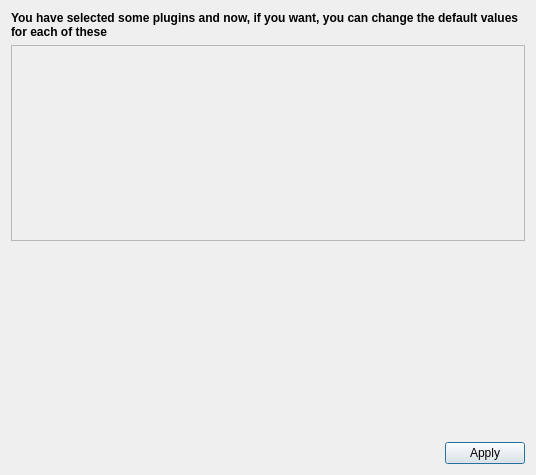
<ui version="4.0" >
 <class>InitPluginsProperties</class>
 <widget class="QDialog" name="InitPluginsProperties" >
  <property name="geometry" >
   <rect>
    <x>0</x>
    <y>0</y>
    <width>536</width>
    <height>475</height>
   </rect>
  </property>
  <property name="windowTitle" >
   <string>Set plugins properties - VisualNetkit</string>
  </property>
  <layout class="QVBoxLayout" >
   <item>
    <widget class="QLabel" name="label" >
     <property name="font" >
      <font>
       <weight>75</weight>
       <bold>true</bold>
      </font>
     </property>
     <property name="text" >
      <string>You have selected some plugins and now, if you want, you can change the default values for each of these</string>
     </property>
     <property name="wordWrap" >
      <bool>true</bool>
     </property>
    </widget>
   </item>
   <item>
    <widget class="QToolBox" name="pluginsToolBox" >
     <property name="sizePolicy" >
      <sizepolicy vsizetype="MinimumExpanding" hsizetype="Preferred" >
       <horstretch>0</horstretch>
       <verstretch>0</verstretch>
      </sizepolicy>
     </property>
     <property name="frameShape" >
      <enum>QFrame::StyledPanel</enum>
     </property>
     <property name="currentIndex" >
      <number>-1</number>
     </property>
    </widget>
   </item>
   <item>
    <spacer>
     <property name="orientation" >
      <enum>Qt::Vertical</enum>
     </property>
     <property name="sizeHint" >
      <size>
       <width>20</width>
       <height>40</height>
      </size>
     </property>
    </spacer>
   </item>
   <item>
    <widget class="QDialogButtonBox" name="buttonBox" >
     <property name="orientation" >
      <enum>Qt::Horizontal</enum>
     </property>
     <property name="standardButtons" >
      <set>QDialogButtonBox::Apply</set>
     </property>
    </widget>
   </item>
  </layout>
 </widget>
 <resources/>
 <connections/>
</ui>
